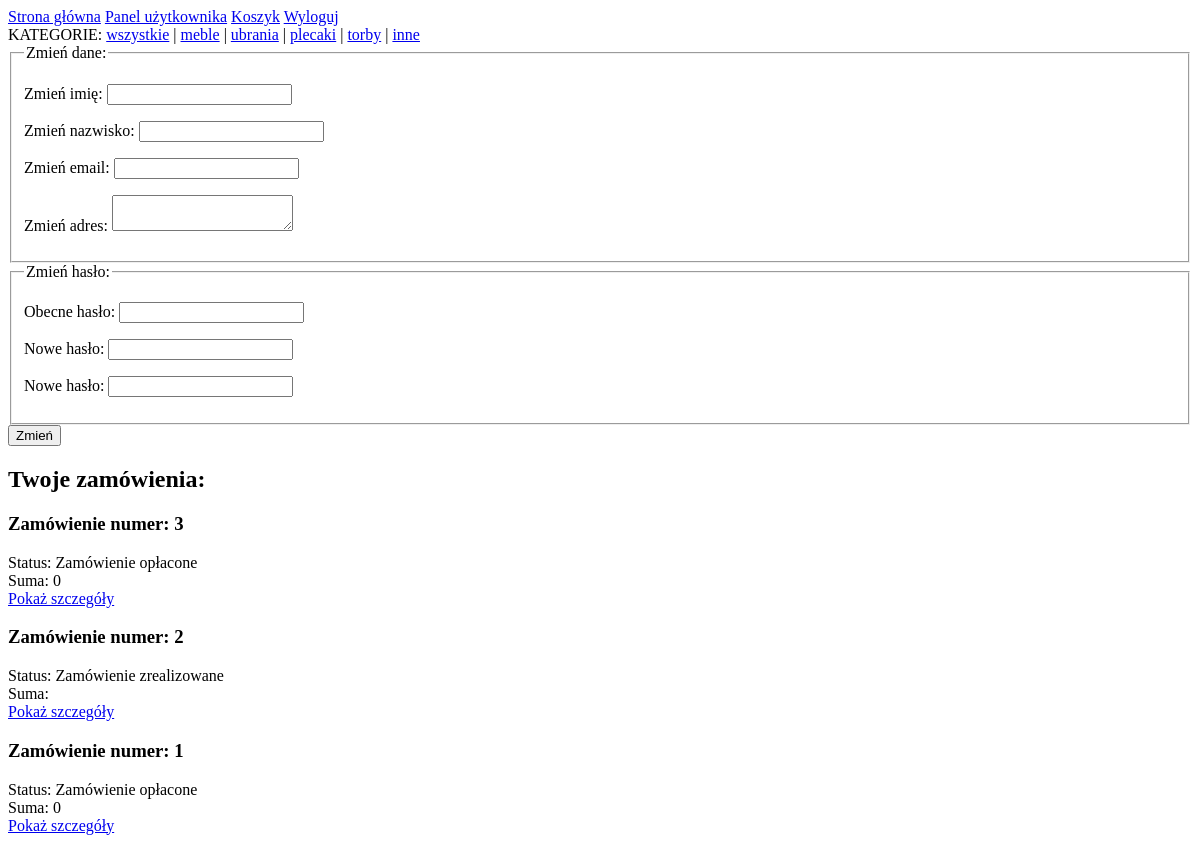
/clientPanel.php (signed in), run on an earlier commit of the app's database.
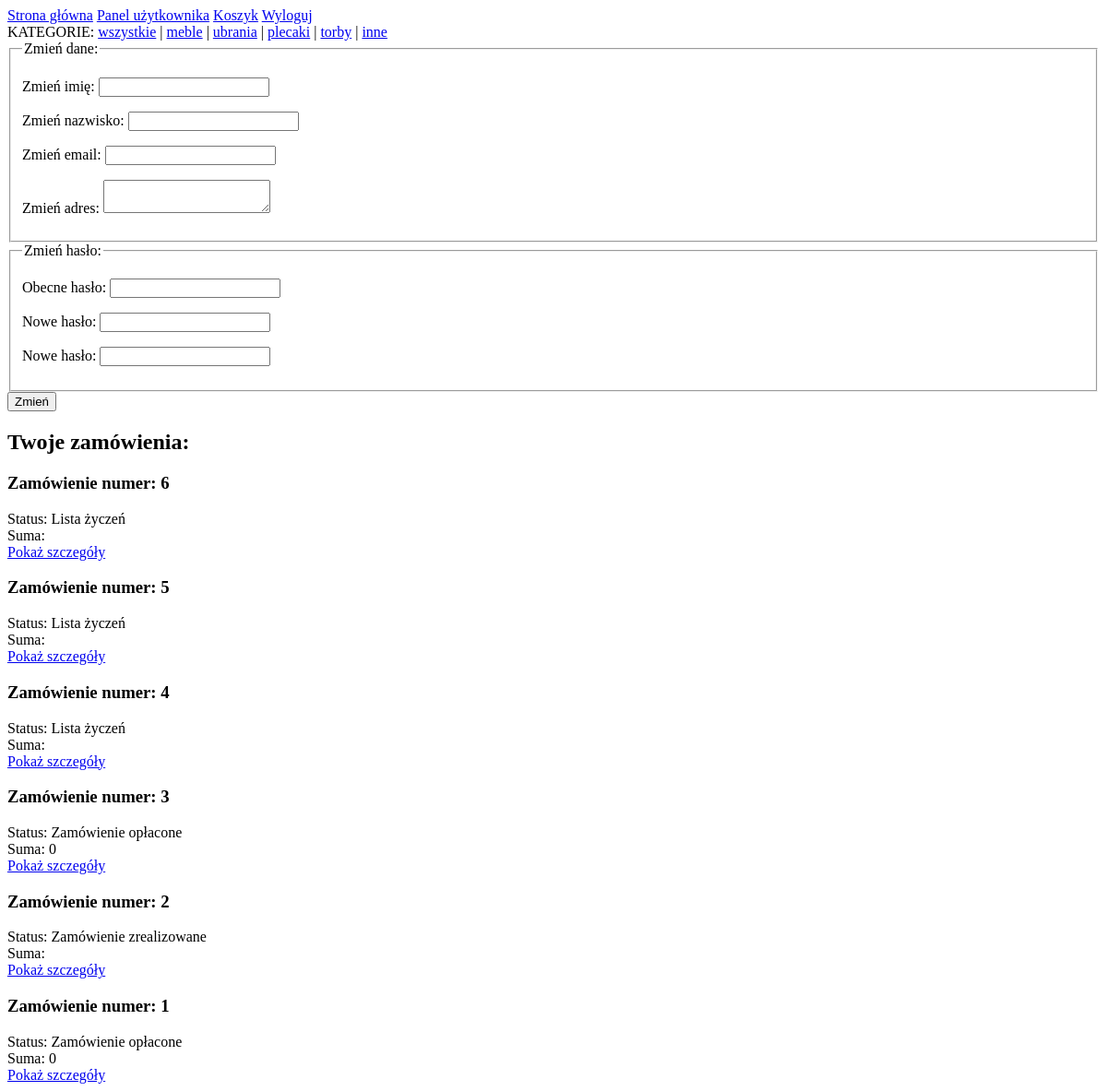
And on a later commit of the database.
### tables this page shows
CREATE TABLE IF NOT EXISTS `Categories` (
  `id` int(11) NOT NULL AUTO_INCREMENT,
  `name` varchar(200) NOT NULL,
  PRIMARY KEY (`id`),
  UNIQUE KEY `name` (`name`)
);

CREATE TABLE IF NOT EXISTS `Orders` (
  `id` int(11) NOT NULL AUTO_INCREMENT,
  `client_id` int(11) NOT NULL,
  `status` int(11) DEFAULT NULL,
  PRIMARY KEY (`id`),
  KEY `client_id` (`client_id`)
);

### src/Category.php (called while the page is built, shortened)
<?php
class Category
{
    static private $connection = null;
    static public function SetConnection(mysqli $newConnection)
    {
        self::$connection = $newConnection;
    }
    static public function GetAllCategories()
    {
        $sql = "SELECT * FROM Categories ORDER BY id ASC";
        $result = self::$connection->query($sql);
        if($result !== FALSE) {
            if($result->num_rows > 0) {
                $ret = [];
                while ($row = $result->fetch_assoc()) {
                    $category = new Category($row['id'], $row['name']);
                    $ret[] = $category;
                }
                return $ret;
            }
        }
        return false;
    }
    private $name;
    public function getName()
    {
        return $this->name;
    }
    public function setName($name)
    {
        $this->name = $name;
    }
}

### src/Client.php (called while the page is built, shortened)
<?php
class Client {
    static private $connection = null;
    static public function SetConnection(mysqli $newConnection){
        Client::$connection = $newConnection;
    }
    static public function GetClientById($idToLoad)
    {
        $sql = "SELECT * FROM Clients where id = $idToLoad";
        $result = self::$connection->query($sql);
        if ($result !== FALSE) {
            if ($result->num_rows === 1) {
                $row = $result->fetch_assoc();
                $client = new Client($row['id'], $row['first_name'], $row['last_name'], $row['email'], $row['address']);
                return $client;
            }
        }
        return false;
    }
    private $id;
    public function __construct($newId, $newFirstName, $newLastName, $newEmail, $newAddress)
    {
        $this->id = intval($newId);
    }
    public function getAllMyOrders()
    {
        $sql = "SELECT * FROM Orders WHERE client_id = $this->id ORDER BY id DESC";
        $result = self::$connection->query($sql);
        if ($result !== FALSE) {
            $ret = [];
            if ($result->num_rows > 0) {
                while ($row = $result->fetch_assoc()) {
                    $order = new Order($row['id'], $row['client_id'], $row['status']);
                    $ret[] = $order;
                }
            }
            return $ret;
        } else {
            return false;
        }
    }
}
?>

### src/Order.php (called while the page is built, shortened)
<?php
class Order
{
    private $id;
    private $status;
    public function __construct($newId, $newClientId, $newStatus){
        $this->id = intval($newId);
    }
    public function getId(){
        return $this->id;
    }
    public function getStatus(){
        return $this->status;
    }
    public function setStatus($status){
        $this->status = $status;
    }
}

### src/Products_Order.php (called while the page is built, shortened)
<?php
class Products_Order
{
    static private $connection = null;
    static public function SetConnection(mysqli $newConnection){
        Products_Order::$connection = $newConnection;
    }
    static public function GetSumPriceByOrderId($orderId){
        $sumPrice = 0;
        $sql = "SELECT product_quantity, product_price FROM Products_Orders WHERE order_id = $orderId";
        $result = self::$connection->query($sql);
        if($result !== FALSE){
            if($result->num_rows > 0){
                while($row = $result->fetch_assoc()){
                    $sumPrice = $sumPrice + ($row['product_quantity'] * $row['product_price']);
                }
                return $sumPrice;
            }
        }
        return false;
    }
}

### clientPanel.php (the view, shortened to what the changed rows need)
<?php
require_once("./src/Header.php");
$clientId = $_SESSION['clientId'];
$client = Client::GetClientById($clientId);
?>
<form action="#" method="post">
    <fieldset>
    </fieldset>
    <?php if(isset($_SESSION['clientId'])): ?>
    <fieldset>
    </fieldset>
    <?php endif; ?>
    <input type="submit" value="Zmień">
</form>
<?php
$allClientOrders = $client->getAllMyOrders();
echo("<h2>Twoje zamówienia:</h2>");
$length = count($allClientOrders);
foreach($allClientOrders as $orderToShow){
    echo("<h3>Zamówienie numer: " . $length . "</h3>");
    echo("Status: ");
    switch ($orderToShow->getStatus()) {
        case 0: echo("Lista życzeń"); break;
        case 2: echo("Zamówienie opłacone"); break;
        case 3: echo("Zamówienie zrealizowane"); break;}
    $orderId = $orderToShow->getId();
    $price = Products_Order::GetSumPriceByOrderId($orderId);
    echo("Suma: " . $price . "</br>");
    echo("<a href='orderSite.php?id=$orderId'>Pokaż szczegóły</a>");
    $length--;
}
require_once("./src/Footer.php");

### src/Header.php (shortened to what the changed rows need)
<!DOCTYPE html>
<html lang="pl-PL">
<head>
</head>
<body>
<?php
    if (isset($_SESSION['clientId'])) {
        echo("<a href='./index.php'>Strona główna</a>" . "  ");
        echo("<a href='./clientPanel.php'>Panel użytkownika</a>" . "  ");
        echo("<a href='./basket.php'>Koszyk</a>" . "  ");
        echo("<a href='./logout.php'>Wyloguj</a> <br>");
        $categories = Category::GetAllCategories();
        echo("KATEGORIE: <a href='showProduct.php?category=all'>wszystkie</a>  | ");
        foreach($categories as $category) {
            echo("
            <a href='showProduct.php?category={$category->getName()}'>{$category->getName()}</a> |
            ");
        }
        echo("<a href='showProduct.php?category=other'>inne</a><br>");
    }
?>

What changed in the data, as far as the page shows it:
added orders: status "Lista życzeń"
added orders: status "Lista życzeń"
added orders: status "Lista życzeń"
